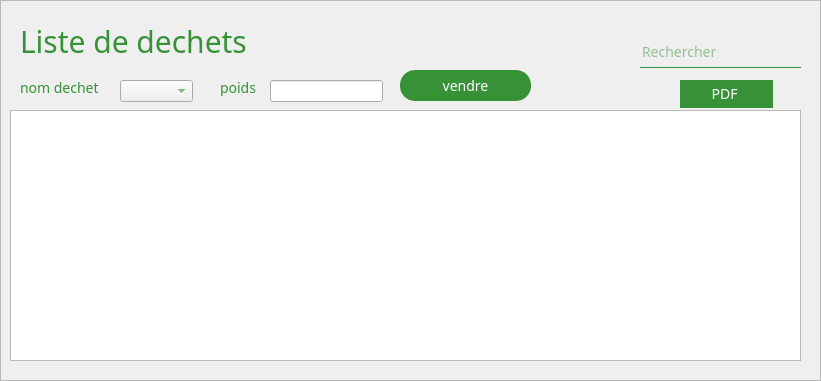
     <widget class="QFrame" name="frame_3">
      <property name="geometry">
       <rect>
        <x>520</x>
        <y>480</y>
        <width>821</width>
        <height>381</height>
       </rect>
      </property>
      <property name="styleSheet">
       <string notr="true"> *{
font-family:century gothic;
color:#379237;
border-color:#379237;
font-size:14px;}
	#frame_3{


font-family:century gothic;
    border: 1px solid #379237;
    border-radius: 30px;
border-color: lightgray;
    margin-top: 0.5em;
background : white;
}
</string>
      </property>
      <property name="frameShape">
       <enum>QFrame::StyledPanel</enum>
      </property>
      <property name="frameShadow">
       <enum>QFrame::Raised</enum>
      </property>
      <widget class="QLabel" name="label_21">
       <property name="geometry">
        <rect>
         <x>20</x>
         <y>20</y>
         <width>271</width>
         <height>41</height>
        </rect>
       </property>
       <property name="styleSheet">
        <string notr="true">*{
font: 40pt  'Oswald';font-size:30px;
color: #379237;
}</string>
       </property>
       <property name="text">
        <string>Liste de dechets</string>
       </property>
      </widget>
      <widget class="QTableView" name="tablehistorique">
       <property name="geometry">
        <rect>
         <x>10</x>
         <y>110</y>
         <width>791</width>
         <height>251</height>
        </rect>
       </property>
       <property name="styleSheet">
        <string notr="true">



QScrollBar:vertical {
    background: rgb(188, 224, 235);
            border: 0px solid #999999;
            width:10px;    

margin: 0px 0px 0px 0px;
}
 QScrollBar::handle:vertical {
    background: rgb(71, 153, 176);
          	border: 0px solid red;
            min-height: 0px;
			border-radius: 8px;

	 }
QScrollBar:horizontal {
    background: rgb(188, 224, 235);
            border: 0px solid #999999;
margin: 0px 0px 0px 0px;

}
 QScrollBar::handle:horizontal {
    background: rgb(71, 153, 176);
                     	border: 0px solid red;
            min-height: 0px;
			border-radius: 8px;
            width:10px;    


 }</string>
       </property>
       <property name="selectionMode">
        <enum>QAbstractItemView::ContiguousSelection</enum>
       </property>
       <property name="selectionBehavior">
        <enum>QAbstractItemView::SelectRows</enum>
       </property>
       <attribute name="horizontalHeaderHighlightSections">
        <bool>false</bool>
       </attribute>
      </widget>
      <widget class="QLineEdit" name="lineEdit_rechidvol_3">
       <property name="geometry">
        <rect>
         <x>640</x>
         <y>37</y>
         <width>161</width>
         <height>31</height>
        </rect>
       </property>
       <property name="styleSheet">
        <string notr="true">QLineEdit
{
font-family:century gothic;
background:transparent;
border:none;
color:#379237;
border-bottom: 1px solid #379237;

}</string>
       </property>
       <property name="placeholderText">
        <string>Rechercher</string>
       </property>
      </widget>
      <widget class="QLabel" name="label_22">
       <property name="geometry">
        <rect>
         <x>770</x>
         <y>40</y>
         <width>21</width>
         <height>21</height>
        </rect>
       </property>
       <property name="styleSheet">
        <string notr="true"/>
       </property>
       <property name="text">
        <string/>
       </property>
       <property name="pixmap">
        <pixmap resource="resources.qrc">:/img/img/chercher.png</pixmap>
       </property>
       <property name="scaledContents">
        <bool>true</bool>
       </property>
      </widget>
      <widget class="QLabel" name="label_27">
       <property name="geometry">
        <rect>
         <x>20</x>
         <y>80</y>
         <width>91</width>
         <height>16</height>
        </rect>
       </property>
       <property name="text">
        <string>nom dechet </string>
       </property>
      </widget>
      <widget class="QComboBox" name="nomdechet">
       <property name="geometry">
        <rect>
         <x>120</x>
         <y>80</y>
         <width>73</width>
         <height>22</height>
        </rect>
       </property>
      </widget>
      <widget class="QLabel" name="label_26">
       <property name="geometry">
        <rect>
         <x>220</x>
         <y>80</y>
         <width>56</width>
         <height>16</height>
        </rect>
       </property>
       <property name="text">
        <string>poids</string>
       </property>
      </widget>
      <widget class="QLineEdit" name="poids_2">
       <property name="geometry">
        <rect>
         <x>270</x>
         <y>80</y>
         <width>113</width>
         <height>22</height>
        </rect>
       </property>
      </widget>
      <widget class="QPushButton" name="vendre">
       <property name="geometry">
        <rect>
         <x>400</x>
         <y>70</y>
         <width>131</width>
         <height>31</height>
        </rect>
       </property>
       <property name="styleSheet">
        <string notr="true">QPushButton{
background: #379237;
color: white;
border-radius:15px;}  
QPushButton:hover
{
    border: 1px solid #379237;
color:  #379237;
border-radius:15px;
background: white;}  </string>
       </property>
       <property name="text">
        <string>vendre</string>
       </property>
      </widget>
      <widget class="QPushButton" name="pushButton_4">
       <property name="geometry">
        <rect>
         <x>680</x>
         <y>80</y>
         <width>93</width>
         <height>28</height>
        </rect>
       </property>
       <property name="styleSheet">
        <string notr="true">QPushButton{
background: #379237;
color: white;
border-radius:15px;}  
QPushButton:hover
{
    border: 1px solid #379237;
color:  #379237;
border-radius:15px;
background: white;}  
</string>
       </property>
       <property name="text">
        <string>PDF </string>
       </property>
      </widget>
     </widget>
